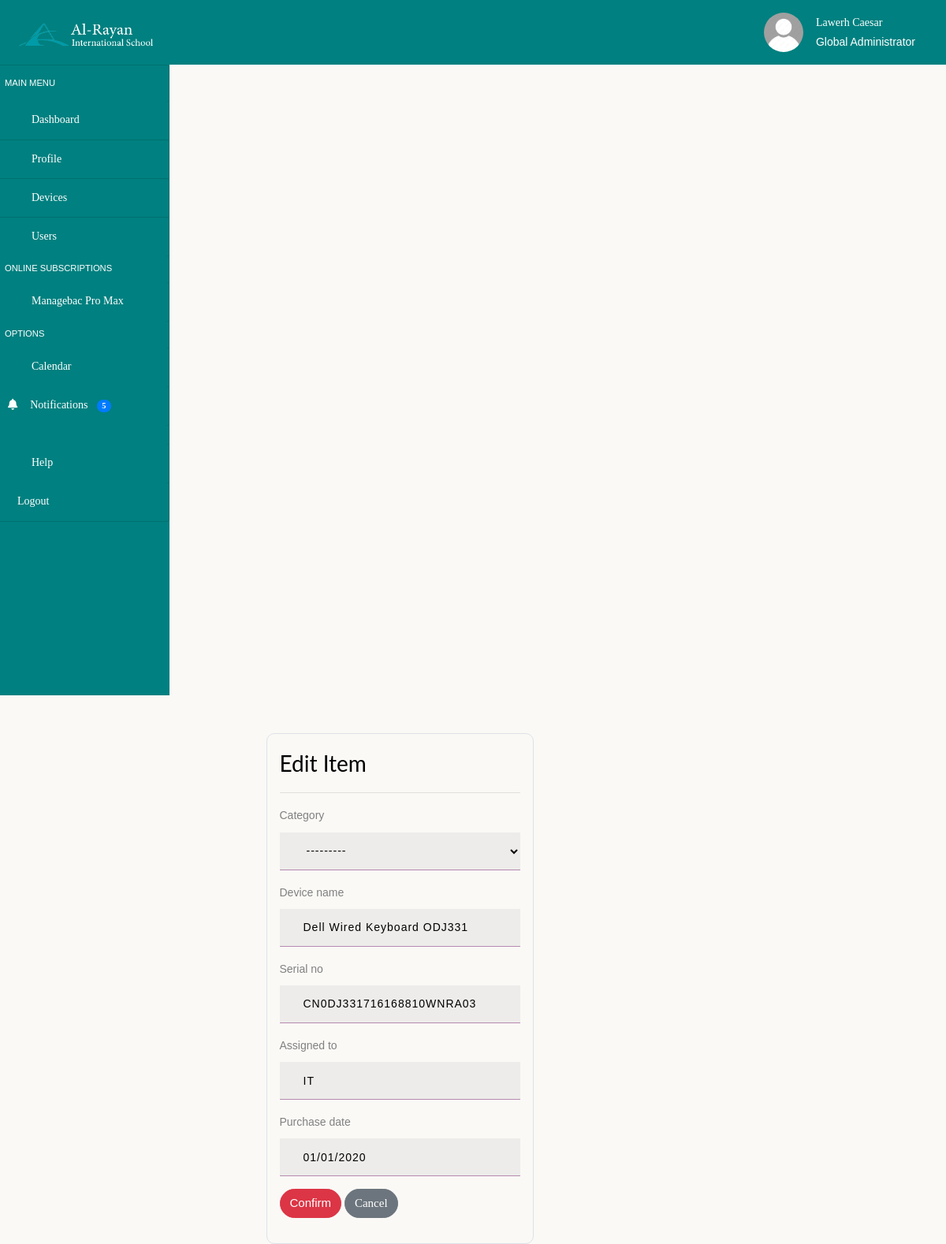
The app's page /devices/update/1/ (signed in) with its own data.
### user/models.py (models this page shows, shortened)
class Profile(models.Model):
    staff = models.OneToOneField(User, on_delete=models.CASCADE, null=True)
    rating = models.DecimalField(default=5.0, decimal_places=1, max_digits=2)
    position = models.CharField(max_length=100, choices=POSITIONS, null=True)
    devices_assigned = models.CharField(max_length=1000, null=True)
    profile_picture = models.ImageField(default='default.jpg', upload_to='profile_images')

### dashboard/models.py (models this page shows, shortened)
class Device(models.Model):
    category            = models.CharField(max_length=1000, choices=CATEGORY, null=True, blank=True)
    device_name         = models.CharField(max_length=1000, default='N/A', null=True, blank=True)
    serial_no           = models.CharField(max_length=1000, null=True, blank=True)
    location            = models.CharField(max_length=1000, default='Not Assigned', null=True, blank=True)
    purchase_date       = models.CharField(max_length=1000, default='N/A', null=True, blank=True)
    last_maintained     = models.CharField(max_length=1000, default='N/A', null=True, blank=True)
    device_location     = models.CharField(max_length=1000, default='N/A', null=True, blank=True)
    maintained_by       = models.CharField(max_length=1000, default='N/A', null=True, blank=True)
    known_issues        = models.CharField(max_length=1000, default='N/A', null=True, blank=True)
    assigned_to         = models.CharField(max_length=1000, default='Not Assigned', null=True, blank=True)
    assigned_by         = models.CharField(max_length=1000, default='Not Assigned', choices=ADMINS, null=True, blank=True)
    date_assigned       = models.CharField(max_length=1000, default='N/A', null=True, blank=True)
    date_returned       = models.CharField(max_length=1000, default='N/A', null=True, blank=True)
    machine_condition   = models.CharField(max_length=1000, choices=CONDITION, null=True, blank=True)
    assignment_reason   = models.CharField(max_length=1000, choices=REASONS, default='Loaner', null=True, blank=True)
    license_expiry      = models.CharField(max_length=1000, default='N/A', null=True, blank=True)
    order_number        = models.CharField(max_length=1000, default='N/A', null=True, blank=True)

### dashboard/views.py (the view)
# urls.py: path('devices/update/<int:pk>/', dash_views.device_update, name='device-update'),
def device_update(request, pk):
    item = Device.objects.get(id=pk)
    if request.method =='POST':
        form = DeviceForm(request.POST, instance=item)
        if form.is_valid():
            form.save()
            return redirect('devices')
    else:
        form = DeviceForm(instance=item)
    context = {
        'form': form,
    }
    return render(request, 'dashboard/device_update.html', context)

### dashboard/forms.py
class DeviceForm(forms.ModelForm):
    class Meta:
        model = Device
        fields = ['category', 'device_name', 'serial_no', 'assigned_to', 'purchase_date']

### dashboard/templates/dashboard/device_update.html (shortened to what this page needs)
{% extends 'dashboard/base.html' %}
{% load static %}
{% load crispy_forms_tags %}
{% block content %}
<div class="container">
    <div class="row mt-5">
        <div class="col-md-4 offset-md-3">
            <div class="border bg-white p-3">
                <h3>Edit Item</h4>
                <hr>
                <form method="POST">
                    <div class="form-group ">
                        {{ form|crispy}}
                        <input class="btn btn-danger" type="submit" value="Confirm">
                        <a class='btn btn-secondary' href="{% url 'devices' %}"> Cancel</a>
                    </div>
                </form>
            </div>
        </div>
    </div>
</div>
{% endblock %}

### dashboard/templates/snippet/navbar.html (shortened to what this page needs)
{% load static %}
<nav class="navbar navbar-expand-lg bg-info">
    <a class="navbar-brand bg-info" href="{% url 'index' %}">
        <img src='{% static "dashboard/images/aris-logo2.png" %}' width="185" height="30" />
    </a>
    <div class="container">
        <div class="collapse navbar-collapse" id="navbarSupportedContent">
            {% if user.is_authenticated %}
            <ul class="navbar-nav ml-auto">
                <li class="nav-item bg-aris">
                    <a class="nav-link bg-aris text-white" href="{% url 'profile' %}">
                        <img class="rounded-circle" src="{{ user.profile.profile_picture.url}}" height="50" width="50" >
                    </a>
                </li>
                <li class="nav-item nav-link bg-aris text-white active">
                    <a class='text-white' href="{% url 'profile' %}">
                        {{ user.first_name }} {{ user.last_name }}<br>
                    </a>
                    {% if user.is_superuser %}
                        Global Administrator
                    {% else %}
                        Staff
                    {% endif %}
                </li>
            </ul>
            {% endif %}
        </div>
    </div>
</nav>

### dashboard/static/dashboard/css/main.css (style rules this page uses)
* { margin: 0px; padding: 0px; box-sizing: border-box; }
body, html { height: 100%; font-family: SourceSansPro-Regular, sans-serif; margin: 0px; }
a { font-family: SourceSansPro-Regular; font-size: 14px; line-height: 1.7; color: #666666; margin: 0px; transition: all 0.4s; -webkit-transition: all 0.4s; -o-transition: all 0.4s; -moz-transition: all 0.4s; }
h1,h2,h3,h4,h5,h6 { margin: 0px; }
ul, li { margin: 0px; list-style-type: none; }
input { outline: none; border: none; }
nav.navbar { max-width: 2000px; margin: 0 auto; }

### records on screen
Device: category "---------", device_name "Dell Wired Keyboard ODJ331", serial_no "CN0DJ331716168810WNRA03", assigned_to "IT", purchase_date "01/01/2020"

### other values on screen
{{ user.first_name }} "Lawerh"
{{ user.last_name }} "Caesar"
